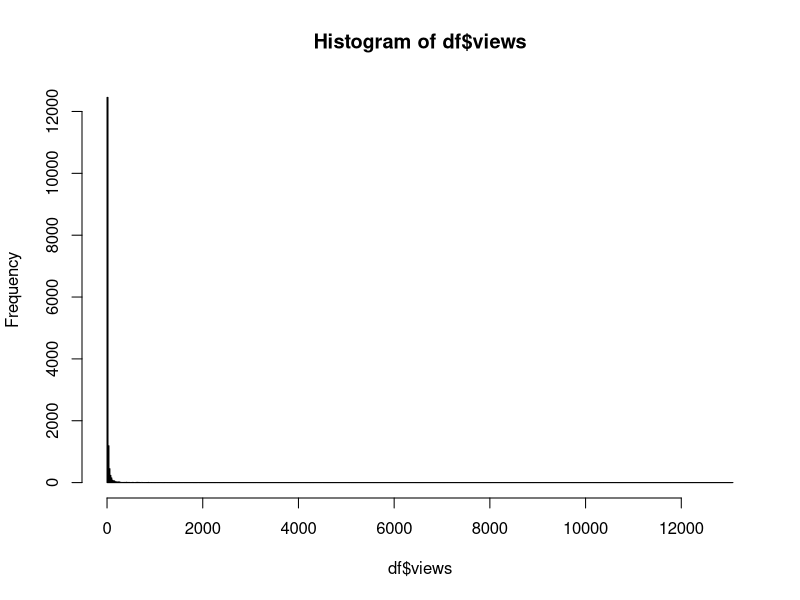
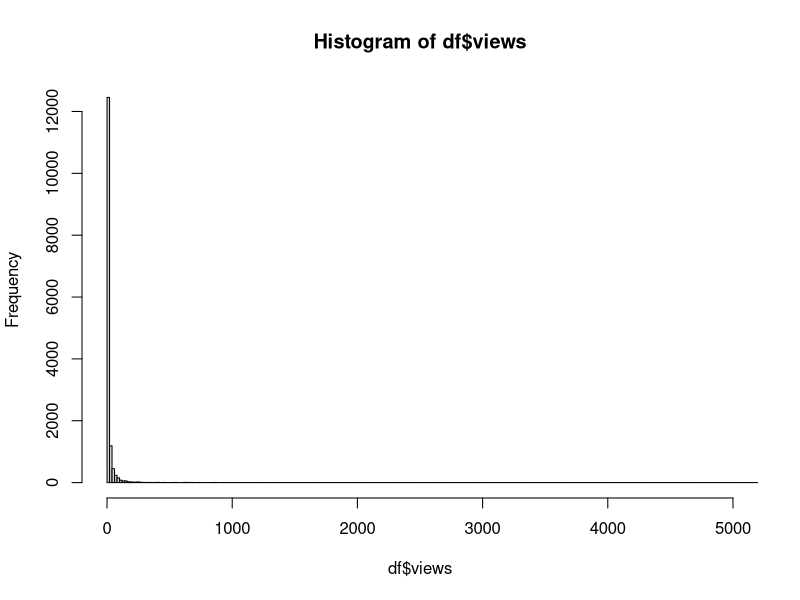
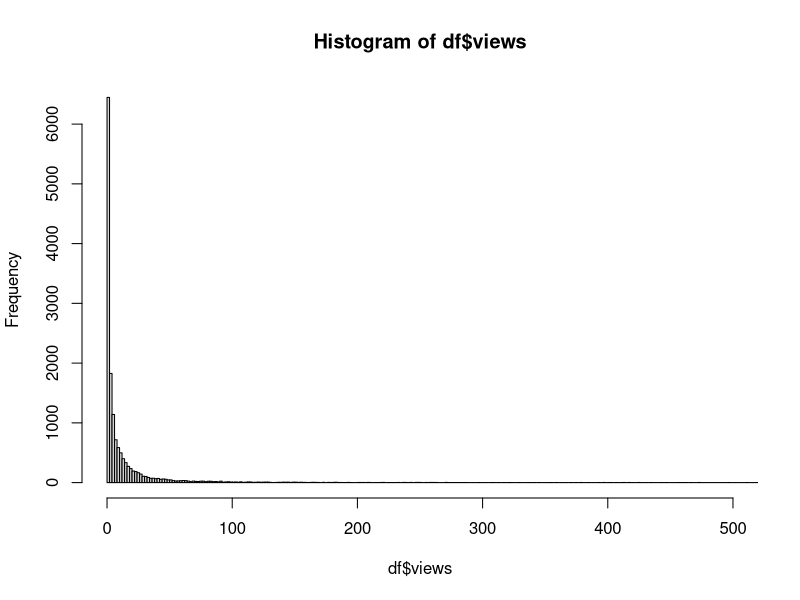
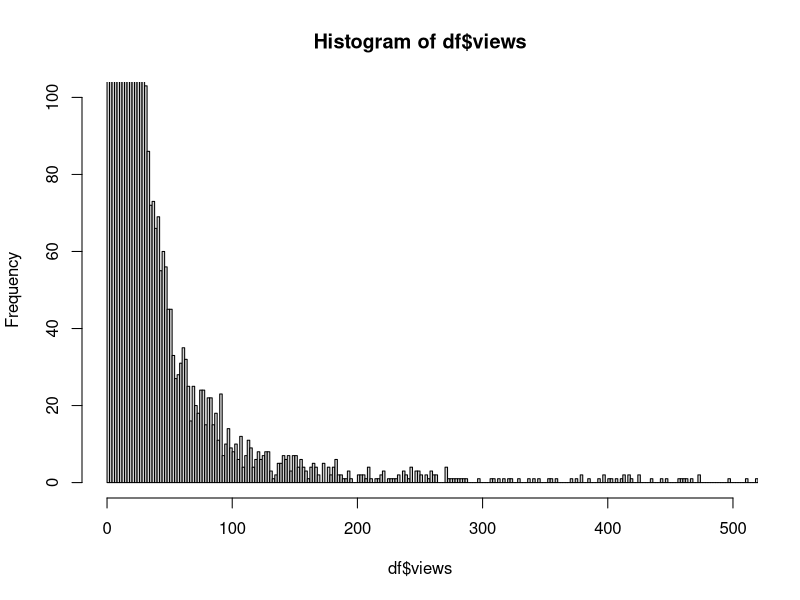
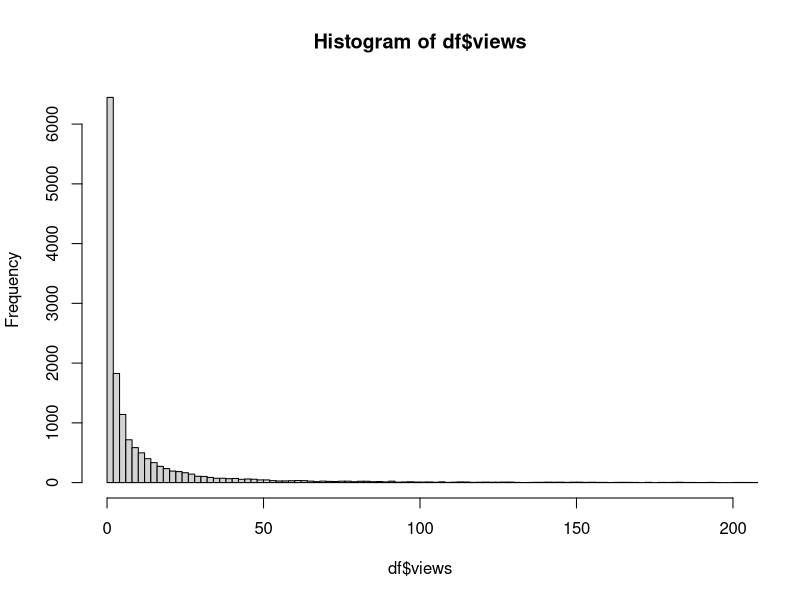
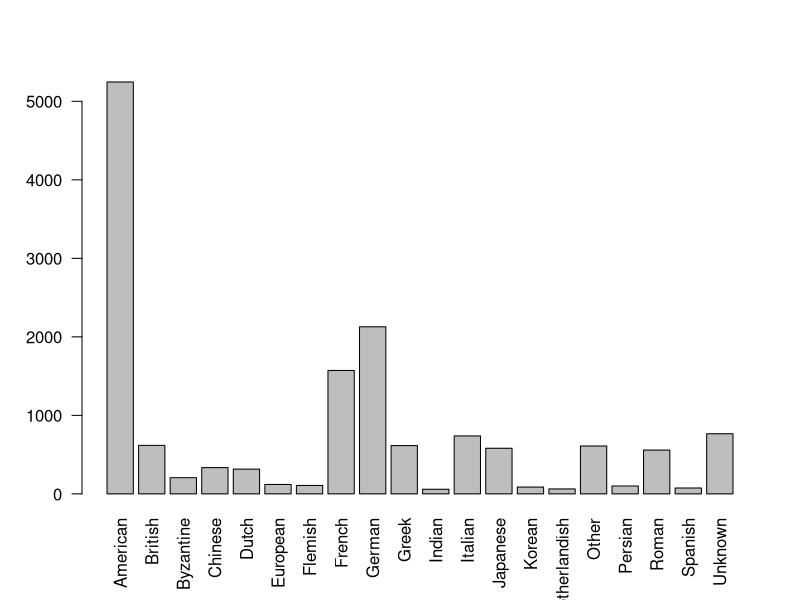
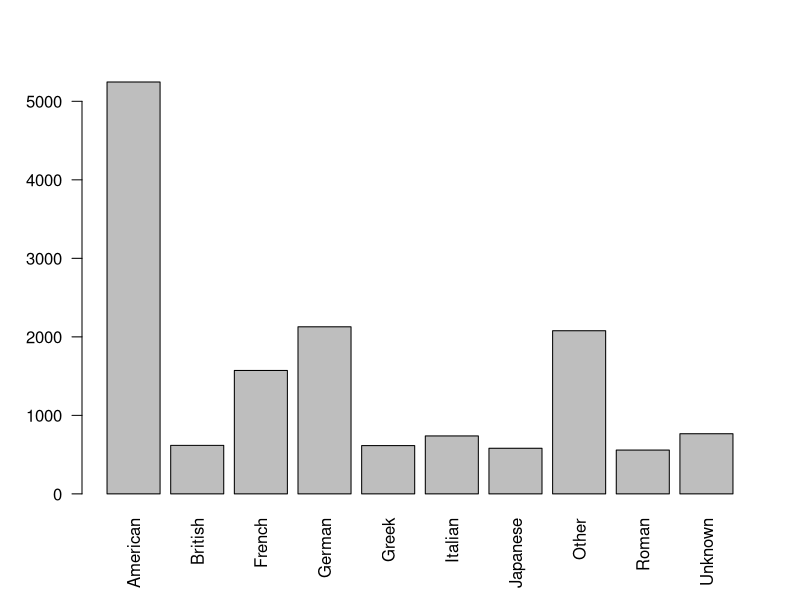

R code for these plots, in order: (Note: this script raises an error after producing the figures.)
## ---- chunk 1
df <- read.csv("MuseumDataFull.csv")
summary(df)
## ---- chunk 2
names(df)[names(df) == "totaluniquepageviews"] <- "views"
hist(df$views, breaks = 500)
hist(df$views, breaks = 500, xlim = c(0, 5000))
hist(df$views, breaks = 5000, xlim = c(0, 500))
hist(df$views, breaks = 5000, xlim = c(0, 500), ylim = c(0, 100))
hist(df$views, breaks = 5000, xlim = c(0, 200))

max(df$views) #max = 13079
df[which.max(df$views),]
summary(df$views)
quantile(df$views, c(0:20)/20)
sum(df$views > 100) #421
## ---- chunk 3
# broader stroke, 21 categories
head(df$culture)
allcnames <- unique(df$culture)
length(allcnames)
orderedcnames <- allcnames[order(allcnames)]
orderedcnames
# first remove the question marks, kinda pointless here
df$culture <- gsub("[?]", "", df$culture)

# Make consistent different locations
df$culture <- gsub("^British.+", "British", df$culture)
df$culture <- gsub("^Italian.+", "Italian", df$culture)
df$culture <- gsub("^Roman.+", "Roman", df$culture)
df$culture <- gsub("^Spanish.+", "Spanish", df$culture)

df$culture[df$culture == "" | df$culture == "Unidentified culture"  | df$culture == "unknown"] <- "Unknown"

length(unique(df$culture))

# boarder stroke, 20 categories
df$fculture <- df$culture
culturerank <- names(which(table(df$culture) > 50))
length(culturerank)
df$fculture[!df$culture %in% culturerank] <- "Other"
table(df$fculture)
df$fculture <- as.factor(df$fculture)
plot(df$fculture, las = 2)

# smaller stroke, 10 categories
df$ffculture <- df$culture
culturerank <- names(which(table(df$culture) > 500))
length(culturerank)
df$ffculture[!df$culture %in% culturerank] <- "Other"
table(df$ffculture)
df$ffculture <- as.factor(df$ffculture)
plot(df$ffculture, las = 2)
## ---- chunk 4
library(stringr)
head(df$dated)

# get rid of those unknown stuff
uuu <- str_detect(df$dated, "^[Uu]")
allunknown <- c(unique(df$dated[uuu]), "")
sum(df$dated == "Unknown")
df$dated[df$dated %in% allunknown] <- "Unknown"

# lowkey lumping all the BCE together, as not too many of them
bce <- str_detect(df$dated, "BCE")
sum(df$dated[bce])
df$dated[bce] <- "BCE"

# then hopefully can lump by century GG
# first work with the best case scenario LOL
# thank u random guy: https://gist.github.com/micstr/69a64fbd0f5635094a53
IsDate <- function(mydate, date.format = "%m/%d/%y") {
  tryCatch(!is.na(as.Date(mydate, date.format)),  
           error = function(err) {FALSE})  
}

nicedates <- IsDate(df$dated)
sum(nicedates)
a = c("10/2/2020", 13, "asd")
a[1] <- as.Date(a[1])
substr(a, 1, 2)
head(df$dated)
unique(df$dated)
sum(df$dated == "Unknown")
